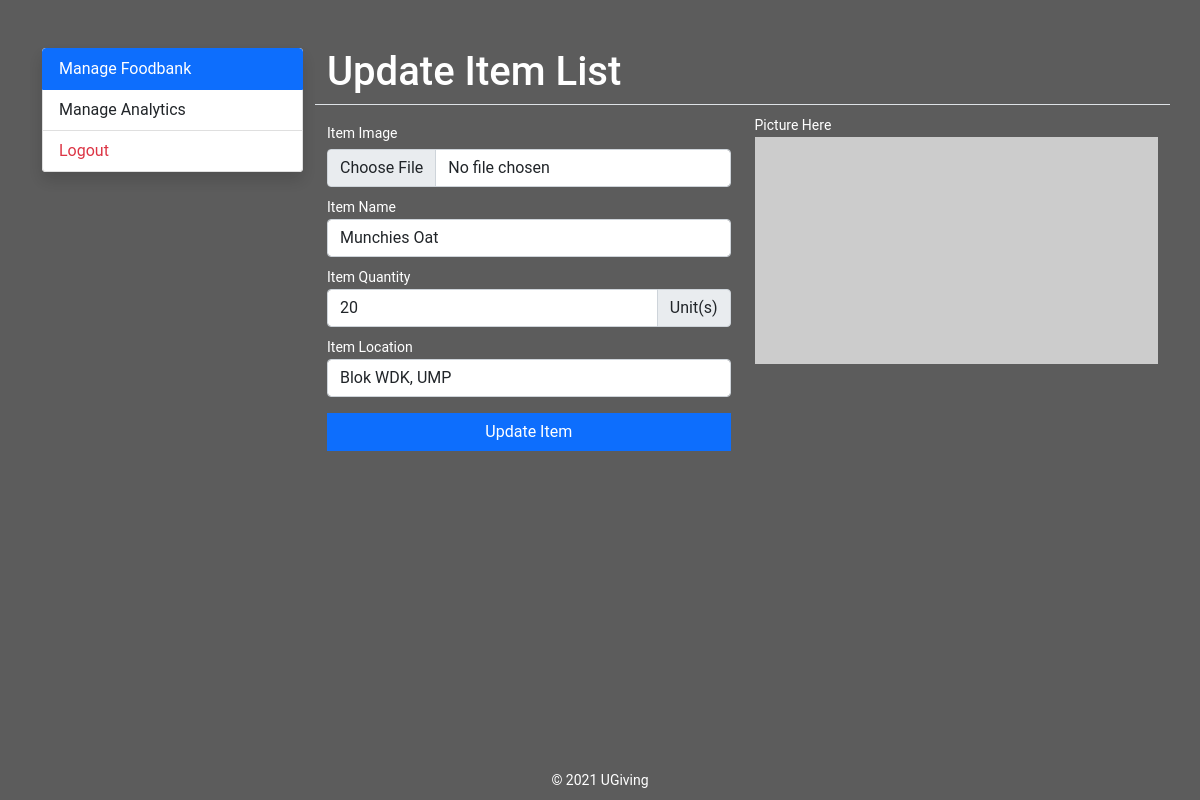
Page /admin/foodbank/update/3 on the committed database.
### tables this page shows
CREATE TABLE `foodbank` (
  `item_id` int(11) NOT NULL,
  `item_name` varchar(50) DEFAULT NULL,
  `item_quantity` int(11) DEFAULT NULL,
  `item_image` varchar(50) DEFAULT NULL,
  `item_location` varchar(100) DEFAULT NULL,
  `datetime` varchar(50) DEFAULT NULL
);

### application/controllers/AdminController.php (called while the page is built, shortened)
<?php
class AdminController extends CI_Controller
{
    public function __construct()
    {
        $this->load->model('AdminModel');
        $this->load->library('upload');
    }
    public function index($page = 'login', $item_id = null)
    {
        $this->load->view('templates/Header');
        switch ($page) {
            case 'update':
                $data['item'] = $this->getItemData($item_id);
                $this->load->view('templates/Nav_Admin');
                $this->load->view('admin/UpdateFoodbankView', $data);
                break;
        }
        $this->load->view('templates/Footer');
    }
    public function getItemData($item_id)
    {
        return $this->AdminModel->getItemData($item_id);
    }
}

### index.php (called while the page is built, shortened)
<?php
require_once BASEPATH.'core/CodeIgniter.php';

### application/models/AdminModel.php (called while the page is built, shortened)
<?php
class AdminModel extends CI_Model
{
    public function getItemData($item_id)
    {
        $this->db->select('*');
        $this->db->from('foodbank');
        $this->db->where('item_id', $item_id);
        return $this->db->get()->result_array();
    }
}

### application/views/admin/UpdateFoodbankView.php (the view, shortened to what this page needs)
<div class="col">
    <div class="row mb-2 border-bottom">
        <div class="col">
            <h1 class="text-white">Update Item List</h1>
        </div>
    </div>
    <?php if (isset($item) && is_array($item)) {
        foreach ($item as $row) { ?>
            <form method="post" action="<?php echo base_url(); ?>admin/foodbank/update/submit">
                <div class="row">
                    <div class="col-6">
                        <div class="form-group py-2">
                            <small class="text-white">Item Image</small>
                            <input type="file" class="form-control mt-1" name="image" value="<?php echo $row['item_image']; ?>" required>
                        </div>
                        <div class="form-group pb-2">
                            <small class="text-white">Item Name</small>
                            <input type="text" class="form-control" name="name" placeholder="Item Name" value="<?php echo $row['item_name']; ?>" required>
                        </div>
                        <div class="form-group pb-2">
                            <small class="text-white">Item Quantity</small>
                            <div class="input-group">
                                <input type="number" class="form-control" name="quantity" placeholder="Item Quantity" value="<?php echo $row['item_quantity']; ?>" required>
                                <span class="input-group-text">Unit(s)</span>
                            </div>
                        </div>
                        <div class="form-group pb-2">
                            <small class="text-white">Item Location</small>
                            <input type="text" class="form-control" name="location" placeholder="Item Location" value="<?php echo $row['item_location']; ?>" required>
                        </div>
                        <div class="form-group py-2 text-center">
                            <button type="submit" class="form-control btn btn-primary rounded-0" name="submit">Update Item</button>
                        </div>
                    </div>
                    <div class="col-6">
                        <div class="form-group mb-2">
                            <small class="text-white">Picture Here</small>
                            <?php
                            if ($row['item_image'] !== null) {
                                echo '<img src="' . base_url() . 'assets/image/' . $row['item_image'] . '" alt="No Image" class="img-fluid" />';
                            } else {
                                echo '<img src="https://dummyimage.com/640x360/f0f0f0/aaa" alt="No Image" class="img-fluid" />';
                            }
                            ?>
                        </div>
                    </div>
                </div>
            </form>
    <?php }
    } ?>
</div>
</div>
</div>

### assets/css/style.css (style rules this page uses)
h1 { font-family: 'Roboto', sans-serif; }
body, html { font-family: 'Roboto', sans-serif; position: relative; min-height: 100vh; scroll-behavior: smooth; background: linear-gradient(rgba(0, 0, 0, 0.4), rgba(0, 0, 0, 0.4)), url('https://source.unsplash.com/LeG68PrXA6Y/1920x1080') no-repeat center fixed; }

### rows in the picture
foodbank: name "Munchies Oat", quantity "20", location "Blok WDK, UMP"
